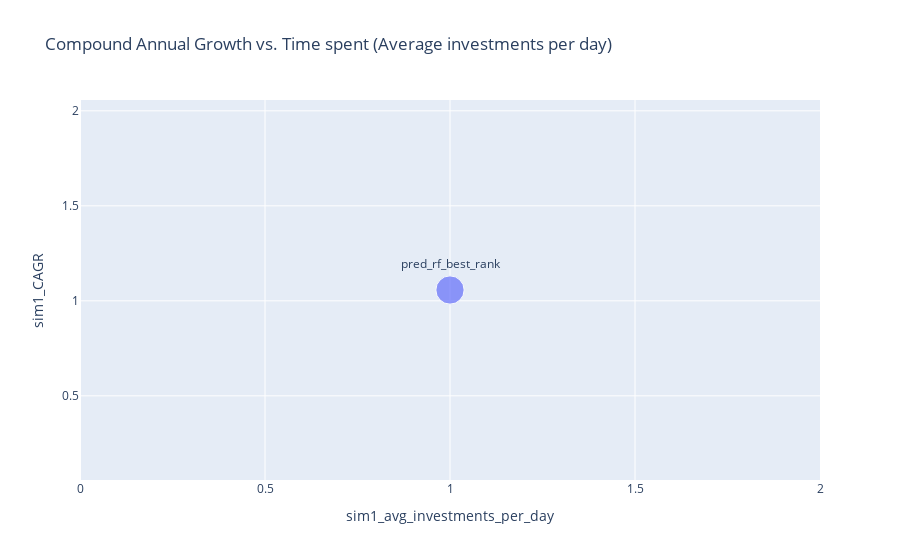

Notebook cell for this chart:
### Code cell
# Calculate fin. result for ALL predictions (manual and produced by models)

sim1_results = []  # results in Array

# Iterate over all predictions
for pred in PREDICTIONS:
    print(f"Calculating sumulation for prediction {pred}:")
    print(
        f"    Count times of investment {len(new_df[(new_df.split=='test')&(new_df[pred]==1)])} out of {len(new_df[(new_df.split=='test')])} TEST records"
    )

    # Prefix: e.g. pred1 or pred10
    pred_prefix = pred.split("_")[0]

    # Fin. result columns: define new records for EACH positive prediction
    new_df["sim1_gross_rev_" + pred_prefix] = (
        new_df[pred] * 100 * (new_df["growth_future_5d"] - 1)
    )
    new_df["sim1_fees_" + pred_prefix] = -new_df[pred] * 100 * 0.002
    new_df["sim1_net_rev_" + pred_prefix] = (
        new_df["sim1_gross_rev_" + pred_prefix] + new_df["sim1_fees_" + pred_prefix]
    )

    # calculate agg. results for each PREDICTION columns (pred) on TEST
    filter_test_and_positive_pred = (
        (new_df.split == "test") & (new_df[pred] == 1)
    )  # filter records on TEST set, when current prediction is 1 (we invest $100 for 1 week ahead - 5 periods)
    sim1_count_investments = len(new_df[filter_test_and_positive_pred])
    sim1_gross_rev = new_df[filter_test_and_positive_pred][
        "sim1_gross_rev_" + pred_prefix
    ].sum()
    sim1_fees = new_df[filter_test_and_positive_pred]["sim1_fees_" + pred_prefix].sum()
    sim1_net_rev = new_df[filter_test_and_positive_pred][
        "sim1_net_rev_" + pred_prefix
    ].sum()

    if sim1_gross_rev > 0:
        sim1_fees_percentage = -sim1_fees / sim1_gross_rev
    else:
        sim1_fees_percentage = None

    if sim1_count_investments > 0:
        sim1_average_net_revenue = sim1_net_rev / sim1_count_investments
    else:
        sim1_average_net_revenue = None

    # APPROXIMATE CAPITAL REQUIRED and CAGR Calculation
    df_investments_count_daily = pd.DataFrame(
        new_df[filter_test_and_positive_pred].groupby("Date")[pred].count()
    )
    sim1_avg_investments_per_day = df_investments_count_daily[pred].mean()
    sim1_q75_investments_per_day = df_investments_count_daily[pred].quantile(
        0.75
    )  # 75% case - how many $100 investments per day do we have?
    # df_investments_count_daily[pred].mean()
    sim1_capital = (
        100 * 5 * sim1_q75_investments_per_day
    )  # 5 days in a row with positive predictions
    # CAGR: average growth per year. E.g. if you have 1.5 return (50% growth in 4 years) --> (1.5)**(1/4) = 1.106 or 10.6% average
    sim1_CAGR = ((sim1_capital + sim1_net_rev) / sim1_capital) ** (1 / 4)

    # append to DF
    sim1_results.append(
        (
            pred,
            sim1_count_investments,
            sim1_gross_rev,
            sim1_fees,
            sim1_net_rev,
            sim1_fees_percentage,
            sim1_average_net_revenue,
            sim1_avg_investments_per_day,
            sim1_capital,
            sim1_CAGR,
        )
    )

    # output for all predictions with some positive predictions
    if sim1_count_investments > 1:
        print(
            f"    Financial Result: \n {new_df[filter_test_and_positive_pred][['sim1_gross_rev_'+pred_prefix,'sim1_fees_'+pred_prefix,'sim1_net_rev_'+pred_prefix]].sum()}"
        )
        print(
            f"        Count Investments in 4 years (on TEST): {sim1_count_investments}"
        )
        print(f"        Gross Revenue: ${int(sim1_gross_rev)}")
        print(f"        Fees (0.2% for buy+sell): ${int(-sim1_fees)}")
        print(f"        Net Revenue: ${int(sim1_net_rev)}")
        print(
            f"        Fees are {int(-100.0*sim1_fees/sim1_gross_rev)} % from Gross Revenue"
        )
        print(f"        Capital Required : ${int(sim1_capital)} (Vbegin)")
        print(
            f"        Final value (Vbegin + Net_revenue) : ${int(sim1_capital + sim1_net_rev)} (Vfinal)"
        )

        print(
            f"        Average CAGR on TEST (4 years) : {np.round(sim1_CAGR,3)}, or {np.round(100.0*(sim1_CAGR-1),1)}% "
        )

        print("        Average daily stats: ")
        print(
            f"            Average net revenue per investment: ${np.round(sim1_net_rev/sim1_count_investments,2)} "
        )
        print(
            f"            Average investments per day: {int(np.round(sim1_avg_investments_per_day))} "
        )
        print(
            f"            Q75 investments per day: {int(np.round(sim1_q75_investments_per_day))} "
        )
        print("=============================================+")


# results in a DataFrame from an Array
columns_simulation = [
    "prediction",
    "sim1_count_investments",
    "sim1_gross_rev",
    "sim1_fees",
    "sim1_net_rev",
    "sim1_fees_percentage",
    "sim1_average_net_revenue",
    "sim1_avg_investments_per_day",
    "sim1_capital",
    "sim1_CAGR",
]

df_sim1_results = pd.DataFrame(sim1_results, columns=columns_simulation)
df_sim1_results["sim1_growth_capital_4y"] = (
    df_sim1_results.sim1_net_rev + df_sim1_results.sim1_capital
) / df_sim1_results.sim1_capital
# Create the scatter plot
fig = px.scatter(
    df_sim1_results.dropna(),
    x="sim1_avg_investments_per_day",
    y="sim1_CAGR",
    size="sim1_growth_capital_4y",  # Use the 'size' parameter for sim1_CAGR
    text="prediction",
    title="Compound Annual Growth vs. Time spent (Average investments per day)",
    labels={
        "sim1_capital": "Initial Capital Requirement",
        "growth_capital_4y": "4-Year Capital Growth",
    },
)

# Update the layout to improve readability of the annotations
fig.update_traces(textposition="top center")

# Show the plot
fig.show()

### Figure 1 — Plotly figure (JSON) as saved in the notebook; plotly's stock layout.template omitted (floating-point values rounded to 4 significant figures)
{"data": [{"hovertemplate": "sim1_avg_investments_per_day=%{x}<br>sim1_CAGR=%{y}<br>sim1_growth_capital_4y=%{marker.size}<br>prediction=%{text}<extra></extra>", "legendgroup": "", "marker": {"color": "#636efa", "size": [1.248], "sizemode": "area", "sizeref": 0.00312, "symbol": "circle"}, "mode": "markers+text", "name": "", "orientation": "v", "showlegend": false, "text": ["pred_rf_best_rank"], "textposition": "top center", "type": "scatter", "x": [1], "xaxis": "x", "y": [1.057], "yaxis": "y"}], "layout": {"legend": {"itemsizing": "constant", "tracegroupgap": 0}, "title": {"text": "Compound Annual Growth vs. Time spent (Average investments per day)"}, "xaxis": {"anchor": "y", "domain": [0, 1], "title": {"text": "sim1_avg_investments_per_day"}}, "yaxis": {"anchor": "x", "domain": [0, 1], "title": {"text": "sim1_CAGR"}}}}
